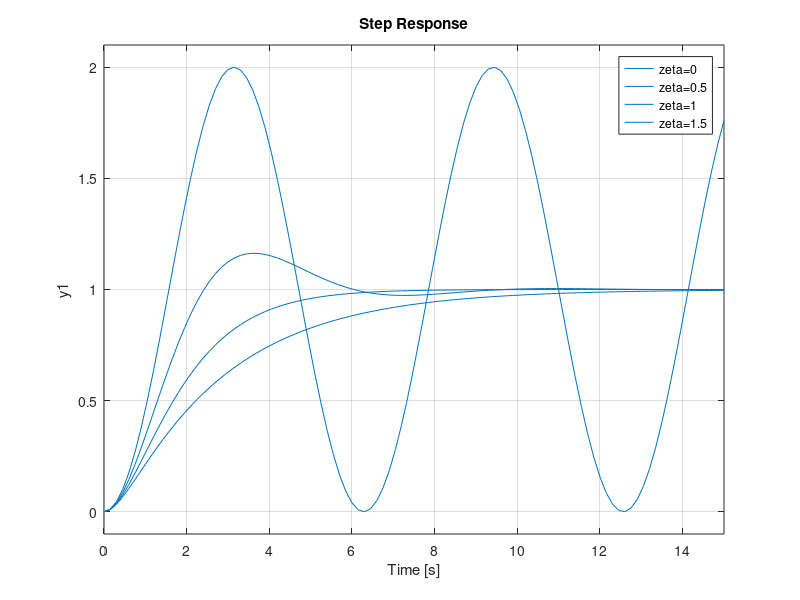

Reproduce this figure in MATLAB.
zeta = [0 0.5 1 1.5]; % variasi nilai faktor peredaman
wn = 1; % frekuensi natural = 1
figure
for i=1:4
    sys_zeta{i} = tf([wn^2],[1 2*zeta(i)*wn wn^2]); 
    % sistem dengan masing-masing faktor peredaman
    hold all
    step(sys_zeta{i},15)
    % tanggap langkah dari masing-masing sistem
end
legend('zeta=0','zeta=0.5', 'zeta=1', 'zeta=1.5')